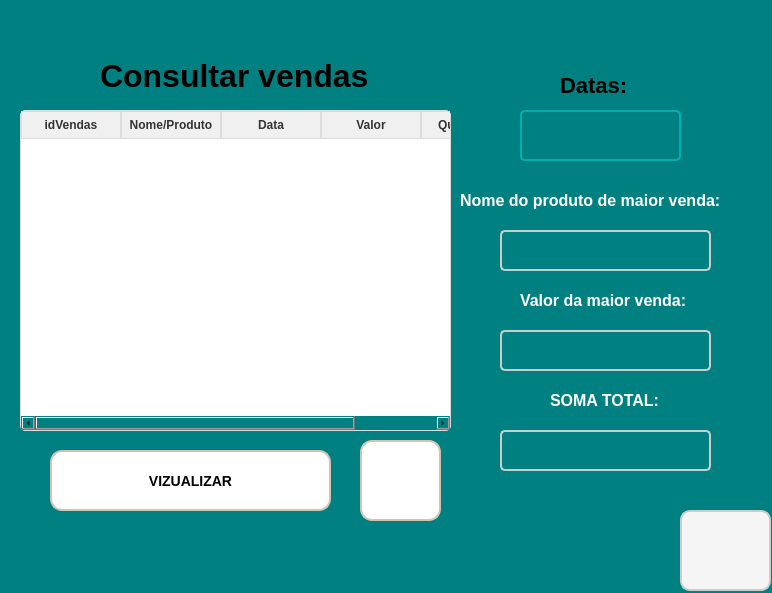
<?xml version="1.0" encoding="UTF-8"?>
<ui version="4.0">
 <class>Frm_VendasDiarias</class>
 <widget class="QWidget" name="Frm_VendasDiarias">
  <property name="geometry">
   <rect>
    <x>0</x>
    <y>0</y>
    <width>772</width>
    <height>593</height>
   </rect>
  </property>
  <property name="windowTitle">
   <string>Form</string>
  </property>
  <property name="styleSheet">
   <string notr="true">QWidget {
    background-color: #008080;
    border-radius: 8px;
}</string>
  </property>
  <widget class="QLabel" name="labe_Lucros">
   <property name="geometry">
    <rect>
     <x>100</x>
     <y>60</y>
     <width>281</width>
     <height>31</height>
    </rect>
   </property>
   <property name="styleSheet">
    <string notr="true">QLabel {
    font-size: 32px;
    color: #000000;
    font-weight: bold;
    text-shadow: 1px 1px 2px rgba(0, 0, 0, 0.4);
}
</string>
   </property>
   <property name="text">
    <string>Consultar vendas</string>
   </property>
  </widget>
  <widget class="QPushButton" name="btn_Visualizar">
   <property name="geometry">
    <rect>
     <x>50</x>
     <y>450</y>
     <width>281</width>
     <height>61</height>
    </rect>
   </property>
   <property name="styleSheet">
    <string notr="true">QPushButton {
    background-color: #ffffff;
    border: 2px solid #d1c4b2;
    border-radius: 12px;
    color: #000000;
    font-size: 14px;
    font-weight: bold;
    padding: 10px 16px;
    background-repeat: no-repeat;
    background-position: center;
    transition: all 0.3s ease;
}

QPushButton:hover {
    background-color: #f2ebe0;
    border-color: #c4b49e;
}

QPushButton:pressed {
    background-color: #e8dfcf; 
    border-color: #b39b8d; 
    padding-left: 12px; 
    padding-top: 4px;
}</string>
   </property>
   <property name="text">
    <string>VIZUALIZAR</string>
   </property>
  </widget>
  <widget class="QPushButton" name="btn_voltar">
   <property name="geometry">
    <rect>
     <x>680</x>
     <y>510</y>
     <width>91</width>
     <height>81</height>
    </rect>
   </property>
   <property name="styleSheet">
    <string notr="true">QPushButton{
    background-color: #f5f5f5; 
    border: 2px solid #cccccc;
    border-radius: 10px; 
    padding: 10px; 
    color: #333333; 
    font-size: 14px; 
	background-image:url(:/icon_volt/retornar.png);
    background-repeat: no-repeat; 
    background-position: center;
	transition: all 0.3s ease;
}
QPushButton:hover{
    background-color: #e0e0e0; 
    border-color: #aaaaaa;
	transform: scale(1.05); 
}
QPushButton:pressed{
	background-color: #d6d6d6;
	border-color: #888888;
	transform: scale(0.95);
}</string>
   </property>
   <property name="text">
    <string/>
   </property>
  </widget>
  <widget class="QComboBox" name="comboBox">
   <property name="geometry">
    <rect>
     <x>520</x>
     <y>110</y>
     <width>161</width>
     <height>51</height>
    </rect>
   </property>
   <property name="styleSheet">
    <string notr="true">QComboBox {
    background-color: #008080;
    color: #FFFFFF;
    border: 2px solid #00AFAF;
    border-radius: 5px;
    padding: 5px;
    font-size: 14px;
}

QComboBox:hover {
    border: 2px solid #00D7D7;
}

QComboBox::drop-down {
    border: none;
    background: transparent;
}

QComboBox::down-arrow {
    image: url(imagens/seta-baixo.png);
    width: 12px;
    height: 12px;
}

QComboBox QAbstractItemView {
    background-color: #007070;
    border: 1px solid #00AFAF;
    selection-background-color: #00D7D7;
    selection-color: #FFFFFF;
}

/* Barra de rolagem */
QScrollBar:vertical {
    border: none;
    background: #005F5F;
    width: 8px;
    margin: 2px 2px 2px 2px;
    border-radius: 4px;
}

QScrollBar::handle:vertical {
    background: #00AFAF;
    min-height: 20px;
    border-radius: 4px;
}

QScrollBar::handle:vertical:hover {
    background: #00D7D7;
}

QScrollBar::sub-line:vertical,
QScrollBar::add-line:vertical {
    background: none;
    height: 0px;
}</string>
   </property>
  </widget>
  <widget class="QLabel" name="labe_Lucros_2">
   <property name="geometry">
    <rect>
     <x>560</x>
     <y>70</y>
     <width>71</width>
     <height>31</height>
    </rect>
   </property>
   <property name="styleSheet">
    <string notr="true">QLabel {
    font-size: 22px;
    color: #000000;
    font-weight: bold;
    text-shadow: 1px 1px 2px rgba(0, 0, 0, 0.4);
}
</string>
   </property>
   <property name="text">
    <string>Datas:</string>
   </property>
  </widget>
  <widget class="QTableWidget" name="tableWidget">
   <property name="geometry">
    <rect>
     <x>20</x>
     <y>110</y>
     <width>431</width>
     <height>321</height>
    </rect>
   </property>
   <property name="styleSheet">
    <string notr="true">QTableWidget, QTableView {
    border: 1px solid #dcdcdc; 
    border-radius: 5px; 
    gridline-color: #dcdcdc; 
    background-color: #ffffff; 
    font-size: 14px; 
    color: #333333; 
}

QHeaderView::section {
    background-color: #f0f0f0; 
    color: #333333;
    font-weight: bold; 
    border: 1px solid #dcdcdc; 
    padding: 4px; 
}

QTableWidget::item:selected, QTableView::item:selected {
    background-color: #b3d9ff; 
    color: #000000;
}

QTableCornerButton::section {
    background-color: #f0f0f0; 
    border: 1px solid #dcdcdc;
}

QScrollBar:vertical {
    background: #f0f0f0;
    width: 12px; 
    margin: 2px 0 2px 0; 
    border: none; 
}

QScrollBar::handle:vertical {
    background: #b0bec5; 
    min-height: 20px; 
    border-radius: 6px; 
}

QScrollBar::handle:vertical:hover {
    background: #90a4ae; 
}

QScrollBar::add-line:vertical, QScrollBar::sub-line:vertical {
    background: none; 
    height: 0px; 
}

QScrollBar::add-page:vertical, QScrollBar::sub-page:vertical {
    background: none; 
}

QScrollBar:horizontal {
    background: #f0f0f0; 
    height: 12px; 
    margin: 0 2px 0 2px; 
    border: none;
}

QScrollBar::handle:horizontal {
    background: #b0bec5;
    min-width: 20px; 
    border-radius: 6px;
}

QScrollBar::handle:horizontal:hover {
    background: #90a4ae; 
}

QScrollBar::add-line:horizontal, QScrollBar::sub-line:horizontal {
    background: none;
    width: 0px;
}

QScrollBar::add-page:horizontal, QScrollBar::sub-page:horizontal {
    background: none;
}
</string>
   </property>
   <column>
    <property name="text">
     <string>idVendas</string>
    </property>
   </column>
   <column>
    <property name="text">
     <string>Nome/Produto</string>
    </property>
   </column>
   <column>
    <property name="text">
     <string>Data</string>
    </property>
   </column>
   <column>
    <property name="text">
     <string>Valor</string>
    </property>
   </column>
   <column>
    <property name="text">
     <string>Quantidade</string>
    </property>
   </column>
  </widget>
  <widget class="QPushButton" name="btn_consul">
   <property name="geometry">
    <rect>
     <x>360</x>
     <y>440</y>
     <width>81</width>
     <height>81</height>
    </rect>
   </property>
   <property name="styleSheet">
    <string notr="true">QPushButton {
    background-color: #ffffff; 
    border: 2px solid #d1c4b2; 
    border-radius: 12px; 
    color: #5a5a5a;
    font-size: 14px;
    font-weight: bold;
    padding: 10px 16px; 
    background-image:url(:/icon_consultar/consultar.png);
    background-repeat: no-repeat;
    background-position: center;
    transition: all 0.3s ease;
}

QPushButton:hover {
    background-color: #f2ebe0;
    border-color: #c4b49e;
}

QPushButton:pressed {
    background-color: #e8dfcf;
    border-color: #b39b8d;
    padding-left: 12px;
    padding-top: 4px;
}</string>
   </property>
   <property name="text">
    <string/>
   </property>
  </widget>
  <widget class="QLineEdit" name="txt_nomeProduto">
   <property name="enabled">
    <bool>false</bool>
   </property>
   <property name="geometry">
    <rect>
     <x>500</x>
     <y>230</y>
     <width>211</width>
     <height>41</height>
    </rect>
   </property>
   <property name="styleSheet">
    <string notr="true">QLineEdit {
    border: 2px solid #cccccc;
	color: #000000;
    border-radius: 5px; 
    padding: 6px; 
    font-size: 14px; 
    background-color: ;
    transition: all 0.3s ease;
}

QLineEdit:hover {
    border: 2px solid #3f51b5; 
    background-color: #f5f5f5; 
}
</string>
   </property>
   <property name="text">
    <string/>
   </property>
  </widget>
  <widget class="QLabel" name="lbl_nome">
   <property name="geometry">
    <rect>
     <x>460</x>
     <y>190</y>
     <width>281</width>
     <height>21</height>
    </rect>
   </property>
   <property name="styleSheet">
    <string notr="true">QLabel {
    font-size: 16px;
    color: #FFFFFF;
    font-weight: bold;
    text-shadow: 1px 1px 2px rgba(0, 0, 0, 0.4);
}
</string>
   </property>
   <property name="text">
    <string>Nome do produto de maior venda:</string>
   </property>
  </widget>
  <widget class="QLineEdit" name="txt_ValorMaior">
   <property name="enabled">
    <bool>false</bool>
   </property>
   <property name="geometry">
    <rect>
     <x>500</x>
     <y>330</y>
     <width>211</width>
     <height>41</height>
    </rect>
   </property>
   <property name="styleSheet">
    <string notr="true">QLineEdit {
    border: 2px solid #cccccc;
	color: #000000;
    border-radius: 5px; 
    padding: 6px; 
    font-size: 14px; 
    background-color: ;
    transition: all 0.3s ease;
}

QLineEdit:hover {
    border: 2px solid #3f51b5; 
    background-color: #f5f5f5; 
}
</string>
   </property>
   <property name="text">
    <string/>
   </property>
  </widget>
  <widget class="QLabel" name="lbl_nome_2">
   <property name="geometry">
    <rect>
     <x>520</x>
     <y>290</y>
     <width>181</width>
     <height>21</height>
    </rect>
   </property>
   <property name="styleSheet">
    <string notr="true">QLabel {
    font-size: 16px;
    color: #FFFFFF;
    font-weight: bold;
    text-shadow: 1px 1px 2px rgba(0, 0, 0, 0.4);
}
</string>
   </property>
   <property name="text">
    <string>Valor da maior venda:</string>
   </property>
  </widget>
  <widget class="QLineEdit" name="txt_SomaTotal">
   <property name="enabled">
    <bool>false</bool>
   </property>
   <property name="geometry">
    <rect>
     <x>500</x>
     <y>430</y>
     <width>211</width>
     <height>41</height>
    </rect>
   </property>
   <property name="styleSheet">
    <string notr="true">QLineEdit {
    border: 2px solid #cccccc;
	color: #000000;
    border-radius: 5px; 
    padding: 6px; 
    font-size: 14px; 
    background-color: ;
    transition: all 0.3s ease;
}

QLineEdit:hover {
    border: 2px solid #3f51b5; 
    background-color: #f5f5f5; 
}
</string>
   </property>
   <property name="text">
    <string/>
   </property>
  </widget>
  <widget class="QLabel" name="lbl_nome_3">
   <property name="geometry">
    <rect>
     <x>550</x>
     <y>390</y>
     <width>121</width>
     <height>21</height>
    </rect>
   </property>
   <property name="styleSheet">
    <string notr="true">QLabel {
    font-size: 16px;
    color: #FFFFFF;
    font-weight: bold;
    text-shadow: 1px 1px 2px rgba(0, 0, 0, 0.4);
}
</string>
   </property>
   <property name="text">
    <string>SOMA TOTAL:</string>
   </property>
  </widget>
 </widget>
 <resources>
  <include location="icon_excluir_banco.qrc"/>
  <include location="icon_consultarVendas.qrc"/>
  <include location="icon_voltar_banco.qrc"/>
 </resources>
 <connections/>
</ui>
